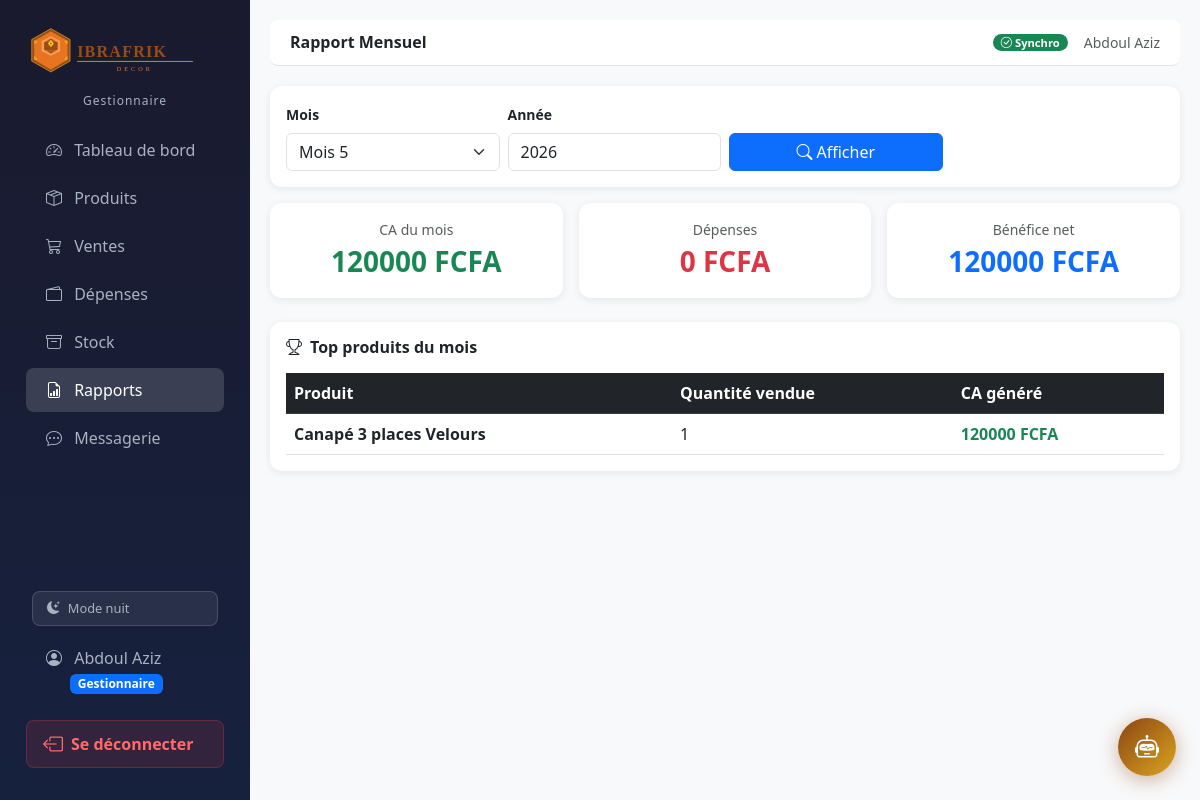
The page /rapports/mensuel/ (signed in) on the database its author committed.
### accounts/models.py (models this page shows, shortened)
class Utilisateur(AbstractUser):
    GESTIONNAIRE = 'GESTIONNAIRE'
    ADMIN = 'ADMIN'
    ROLE_CHOICES = [
        (GESTIONNAIRE, 'Gestionnaire'),
        (ADMIN, 'Administrateur'),
    ]
    role = models.CharField(
        max_length=20,
        choices=ROLE_CHOICES,
        default=GESTIONNAIRE,
    )
    photo = models.ImageField(
        upload_to='profils/',
        blank=True,
        null=True,
        verbose_name='Photo de profil'
    )
    def is_gestionnaire(self):
        return self.role == self.GESTIONNAIRE
    def is_admin_bc(self):
        return self.role == self.ADMIN
    class Meta:
        verbose_name = 'Utilisateur'
        verbose_name_plural = 'Utilisateurs'

### produits/models.py (models this page shows, shortened)
class Produit(models.Model):
    nom = models.CharField(max_length=200)
    categorie = models.ForeignKey(Categorie, on_delete=models.PROTECT, related_name='produits')
    description = models.TextField(blank=True)
    prix_achat = models.DecimalField(max_digits=12, decimal_places=2)
    prix_vente = models.DecimalField(max_digits=12, decimal_places=2)
    quantite_stock = models.IntegerField(default=0)
    seuil_alerte = models.IntegerField(default=5)
    image = models.ImageField(upload_to='produits/', blank=True, null=True)
    date_ajout = models.DateTimeField(auto_now_add=True)
    actif = models.BooleanField(default=True)
    class Meta:
        verbose_name = 'Produit'

### rapports/views.py (the view)
# urls.py: path('mensuel/', views.rapport_mensuel, name='mensuel'),
@login_required
def rapport_mensuel(request):
    aujourd_hui = timezone.now().date()
    mois        = int(request.GET.get('mois', aujourd_hui.month))
    annee       = int(request.GET.get('annee', aujourd_hui.year))
    ventes   = Vente.objects.filter(
        gestionnaire=request.user,
        date_vente__month=mois,
        date_vente__year=annee,
        annulee=False
    ).select_related('produit')
    depenses = Depense.objects.filter(
        gestionnaire=request.user,
        date_depense__month=mois,
        date_depense__year=annee
    )
    ca_total  = ventes.aggregate(t=Sum('montant_total'))['t'] or 0
    dep_total = depenses.aggregate(t=Sum('montant'))['t'] or 0
    benefice  = ca_total - dep_total
    top = ventes.values('produit__nom').annotate(
        qte=Sum('quantite'),
        ca=Sum('montant_total')
    ).order_by('-ca')[:5]
    return render(request, 'rapports/mensuel.html', {
        'mois':      mois,
        'annee':     annee,
        'ventes':    ventes,
        'depenses':  depenses,
        'ca_total':  ca_total,
        'dep_total': dep_total,
        'benefice':  benefice,
        'top':       top,
        'mois_list': range(1, 13),
    })

### dashboard/context_processors.py (called while the page is built)
def messages_non_lus(request):
    if request.user.is_authenticated:
        count = Message.objects.filter(
            destinataire=request.user, lu=False
        ).count()
        return {'messages_non_lus_count': count}
    return {'messages_non_lus_count': 0}

### templates/rapports/mensuel.html (shortened to what this page needs)
{% extends 'base.html' %}
{% block page_title %}Rapport Mensuel{% endblock %}
{% block content %}
<div class="card p-3 mb-3">
    <form method="get" class="row g-2 align-items-end">
        <div class="col-md-3">
            <label class="form-label small fw-semibold">Mois</label>
            <select name="mois" class="form-select">
                {% for m in mois_list %}
                <option value="{{ m }}" {% if m == mois %}selected{% endif %}>
                    Mois {{ m }}
                </option>
                {% endfor %}
            </select>
        </div>
        <div class="col-md-3">
            <label class="form-label small fw-semibold">Année</label>
            <input type="number" name="annee" class="form-control" value="{{ annee }}">
        </div>
        <div class="col-md-3">
            <button type="submit" class="btn btn-primary w-100">
                <i class="bi bi-search me-1"></i>Afficher
            </button>
        </div>
    </form>
</div>
<div class="row g-3 mb-4">
    <div class="col-md-4">
        <div class="card p-3 text-center border-success border-2">
            <div class="text-muted small">CA du mois</div>
            <div class="fw-bold fs-3 text-success">{{ ca_total|floatformat:0 }} FCFA</div>
        </div>
    </div>
    <div class="col-md-4">
        <div class="card p-3 text-center border-danger border-2">
            <div class="text-muted small">Dépenses</div>
            <div class="fw-bold fs-3 text-danger">{{ dep_total|floatformat:0 }} FCFA</div>
        </div>
    </div>
    <div class="col-md-4">
        <div class="card p-3 text-center border-primary border-2">
            <div class="text-muted small">Bénéfice net</div>
            <div class="fw-bold fs-3
                {% if benefice >= 0 %}text-primary{% else %}text-danger{% endif %}">
                {{ benefice|floatformat:0 }} FCFA
            </div>
        </div>
    </div>
</div>
<div class="card mb-3 p-3">
    <h6 class="fw-bold mb-3"><i class="bi bi-trophy me-2"></i>Top produits du mois</h6>
    <div class="table-responsive">
        <table class="table table-hover mb-0">
            <thead class="table-dark">
                <tr><th>Produit</th><th>Quantité vendue</th><th>CA généré</th></tr>
            </thead>
            <tbody>
            {% for p in top %}
            <tr>
                <td class="fw-semibold">{{ p.produit__nom }}</td>
                <td>{{ p.qte }}</td>
                <td class="text-success fw-bold">{{ p.ca|floatformat:0 }} FCFA</td>
            </tr>
            {% empty %}
            <tr>
                <td colspan="3" class="text-center text-muted py-3">Aucune vente ce mois.</td>
            </tr>
            {% endfor %}
            </tbody>
        </table>
    </div>
</div>
{% endblock %}

### templates/base.html (shortened to what this page needs)
{% load static %}
<!DOCTYPE html>
<html lang="fr">
<head>
    <link href="https://cdn.jsdelivr.net/npm/bootstrap@5.3.0/dist/css/bootstrap.min.css" rel="stylesheet">
    <link href="https://cdn.jsdelivr.net/npm/bootstrap-icons@1.11.0/font/bootstrap-icons.css" rel="stylesheet">
</head>
<body data-theme="dark">
{% if user.is_authenticated %}
<div class="d-flex">
    <nav class="sidebar p-3">
        <div class="text-center mb-3 mt-1">
            <img src="{% static 'images/logo_ibrafrik.svg' %}"
                 alt="IBRAFRIK Decor"
                 style="width: 210px; max-width: 100%; filter: brightness(1.1);">
            <div style="color: var(--sidebar-text); font-size: 0.75rem; margin-top: 4px; letter-spacing: 1px;">
                {{ user.get_role_display }}
            </div>
        </div>
        <ul class="nav flex-column flex-grow-1">
            {% if user.is_gestionnaire %}
            <li class="nav-item">
                <a class="nav-link {% if request.resolver_match.url_name == 'index' %}active{% endif %}"
                   href="{% url 'dashboard:index' %}">
                    <i class="bi bi-speedometer2"></i> Tableau de bord
                </a>
            </li>
            <li class="nav-item">
                <a class="nav-link {% if request.resolver_match.app_name == 'produits' %}active{% endif %}"
                   href="{% url 'produits:liste' %}">
                    <i class="bi bi-box-seam"></i> Produits
                </a>
            </li>
            <li class="nav-item">
                <a class="nav-link {% if request.resolver_match.app_name == 'ventes' %}active{% endif %}"
                   href="{% url 'ventes:liste' %}">
                    <i class="bi bi-cart3"></i> Ventes
                </a>
            </li>
            <li class="nav-item">
                <a class="nav-link {% if request.resolver_match.app_name == 'depenses' %}active{% endif %}"
                   href="{% url 'depenses:liste' %}">
                    <i class="bi bi-wallet2"></i> Dépenses
                </a>
            </li>
            <li class="nav-item">
                <a class="nav-link {% if request.resolver_match.app_name == 'stock' %}active{% endif %}"
                   href="{% url 'stock:liste' %}">
                    <i class="bi bi-archive"></i> Stock
                </a>
            </li>
            <li class="nav-item">
                <a class="nav-link {% if request.resolver_match.app_name == 'rapports' %}active{% endif %}"
                   href="{% url 'rapports:journalier' %}">
                    <i class="bi bi-file-earmark-bar-graph"></i> Rapports
                </a>
            </li>
            <li class="nav-item">
                <a class="nav-link {% if request.resolver_match.app_name == 'messagerie' %}active{% endif %}"
                   href="{% url 'messagerie:inbox' %}">
                    <i class="bi bi-chat-dots"></i> Messagerie
                </a>
            </li>
            {% endif %}
        </ul>
        <div class="px-3 mb-2">
            <button onclick="toggleMode()" id="modeBtn"
                    style="display:flex; align-items:center; gap:8px;
                           background: rgba(255,255,255,0.08);
                           color: var(--sidebar-text);
                           border: 1px solid rgba(255,255,255,0.15);
                           border-radius: 8px;
                           padding: 7px 14px;
                           width: 100%;
                           cursor: pointer;
                           font-size: 0.8rem;
                           transition: all 0.2s;">
                <i class="bi bi-moon-stars-fill" id="modeIcon"></i>
                <span id="modeLabel">Mode nuit</span>
            </button>
        </div>
        <a href="{% url 'accounts:profil' %}" class="nav-link mb-2" style="color: var(--sidebar-text);">
            <i class="bi bi-person-circle"></i>
            {{ user.get_full_name|default:user.username }}
            <br>
            <span class="badge ms-4 {% if user.is_admin_bc %}bg-warning text-dark{% else %}bg-primary{% endif %}">
                {{ user.get_role_display }}
            </span>
        </a>
        <a href="{% url 'accounts:logout' %}" class="btn-deconnexion mb-3">
            <i class="bi bi-box-arrow-left fs-5"></i>
            Se déconnecter
        </a>
    </nav>
    <div class="main-content flex-grow-1">
        <div class="topbar d-flex justify-content-between align-items-center">
            <h6 class="mb-0 fw-bold">{% block page_title %}{% endblock %}</h6>
            <div class="d-flex align-items-center gap-3">
                <span id="sync-indicator" class="badge badge-sync bg-secondary">
                </span>
                <small class="text-muted">{{ user.get_full_name|default:user.username }}</small>
            </div>
        </div>
        {% block content %}{% endblock %}
    </div>
</div>
{% else %}
    {% block content_unauthenticated %}{% endblock %}
{% endif %}
{% if user.is_authenticated %}
<div class="chat-bubble">
    <button class="chat-btn" onclick="toggleChat()" title="Assistant IBRA">
        <i class="bi bi-robot"></i>
    </button>
</div>
{% endif %}
</body>
</html>

### templates/base.html (style rules this page uses)
body[data-theme="dark"] { --sidebar-bg1: #1a1a2e; --sidebar-bg2: #16213e; --sidebar-text: #a8b2c1; background-color: #f8f9fa; }
body { --sidebar-bg1: #1a1a2e; --sidebar-bg2: #16213e; --sidebar-text: #a8b2c1; background-color: #f8f9fa; }
.sidebar { height: 100vh; background: linear-gradient(180deg, var(--sidebar-bg1) 0%, var(--sidebar-bg2) 100%); width: 250px; position: fixed; top: 0; left: 0; display: flex; flex-direction: column; overflow-y: auto; }
.sidebar .nav-link { color: var(--sidebar-text); padding: 10px 20px; border-radius: 8px; margin: 2px 10px; transition: all 0.2s; }
.sidebar .nav-link:hover, .sidebar .nav-link.active { background: rgba(255,255,255,0.15); color: #fff; }
.sidebar .nav-link i { margin-right: 8px; }
.main-content { margin-left: 250px; padding: 20px; }
.topbar { background: #fff; border-bottom: 1px solid #dee2e6; padding: 12px 20px; margin-bottom: 20px; border-radius: 8px; }
.card { border: none; box-shadow: 0 2px 8px rgba(0,0,0,0.08); border-radius: 12px; }
.badge-sync { font-size: 0.7rem; padding: 3px 8px; border-radius: 20px; }
.btn-deconnexion { display: flex; align-items: center; gap: 8px; background: rgba(220, 53, 69, 0.15); color: #ff6b6b !important; border: 1px solid rgba(220, 53, 69, 0.3); border-radius: 8px; padding: 8px 16px; margin: 8px 10px; font-weight: 600; transition: all 0.2s; text-decoration: none; }
body[data-mode="dark"] { --sidebar-bg1: #1a1a2e; --sidebar-bg2: #16213e; --sidebar-text: #a8b2c1; background-color: #f8f9fa; }
.chat-bubble { position: fixed; bottom: 24px; right: 24px; z-index: 9999; }
.chat-btn { width: 58px; height: 58px; border-radius: 50%; background: linear-gradient(135deg, #8B4513, #DAA520); border: none; color: #fff; font-size: 1.5rem; cursor: pointer; box-shadow: 0 4px 20px rgba(139,69,19,0.4); transition: transform 0.2s; }

### rows shown on the page
Utilisateur: role "Gestionnaire", get_full_name "Abdoul Aziz"
Produit: produit__nom "Canapé 3 places Velours", qte "1", ca "120000"

### other values the page prints
{{ ca_total|floatformat:0 }} "120000"
{{ dep_total|floatformat:0 }} "0"
{{ benefice|floatformat:0 }} "120000"
